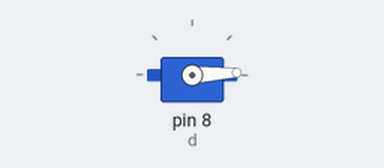
Simulated run of this sketch. Board: Arduino Uno, built with avr-gcc and run on an emulated ATmega328P. Shown: servo.

Above: at 0.05 s.
At 0.9 s:
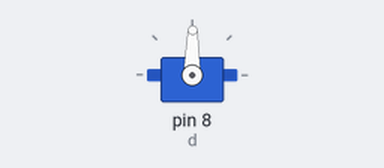
At 1.75 s:
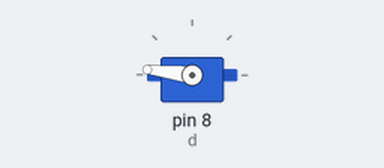
At 3.45 s:
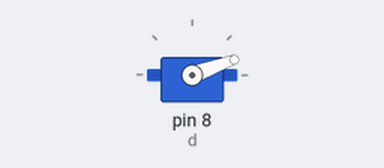
Timing chart, 0 to 8.4 s (numbered marks = the images above):
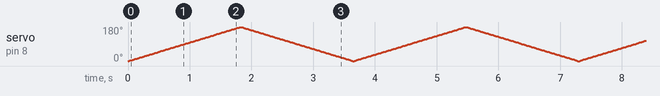

The sketch:

servo.ino
```cpp
#include<Servo.h>

Servo d;


void setup() {
  d.attach(8);


}

void loop() {
  for(int i=0;i<=180;i++)
 {d.write(i);
 delay(10);}
 for(int j=180;j>=0;j--)
 {d.write(j);
 delay(10);}


}
```
